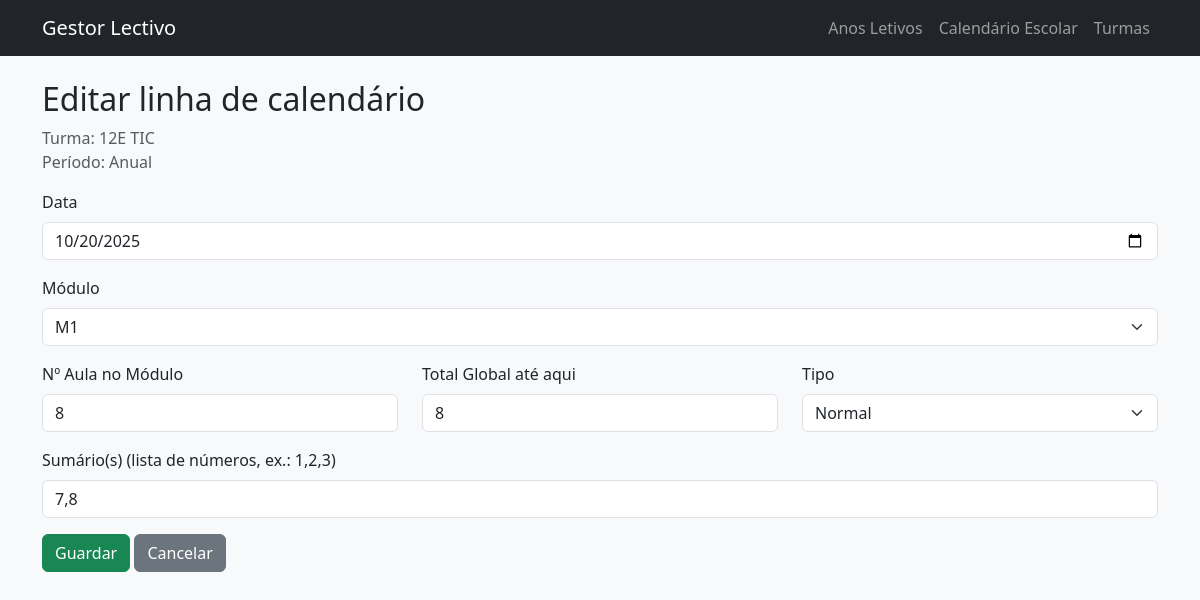
Page /turmas/1/calendario/4/edit on the committed database.
### models.py (models this page shows)
class Turma(db.Model):
    __tablename__ = "turmas"
    id = db.Column(db.Integer, primary_key=True)
    nome = db.Column(db.String(50), nullable=False)
    tipo = db.Column(db.String(20), nullable=False, default="regular")
    ano_letivo_id = db.Column(db.Integer, db.ForeignKey("anos_letivos.id"))
    ano_letivo = db.relationship("AnoLetivo", backref="turmas")
    livros_turmas = db.relationship(
        "LivroTurma",
        back_populates="turma",
        cascade="all, delete-orphan",
    )
    livros = db.relationship(
        "Livro",
        secondary=lambda: LivroTurma.__table__,
        back_populates="turmas",
    )
    carga_segunda = db.Column(db.Float, nullable=True)
    carga_terca = db.Column(db.Float, nullable=True)
    carga_quarta = db.Column(db.Float, nullable=True)
    carga_quinta = db.Column(db.Float, nullable=True)
    carga_sexta = db.Column(db.Float, nullable=True)
    turmas_disciplinas = db.relationship(
        "TurmaDisciplina",
        back_populates="turma",
        cascade="all, delete-orphan",
    )
    disciplinas = db.relationship(
        "Disciplina",
        secondary=lambda: TurmaDisciplina.__table__,
        back_populates="turmas",
    )

class Periodo(db.Model):
    __tablename__ = "periodos"
    id = db.Column(db.Integer, primary_key=True)
    nome = db.Column(db.String(100), nullable=False)
    tipo = db.Column(db.String(20), nullable=False, default="anual")
    data_inicio = db.Column(db.Date, nullable=False)
    data_fim = db.Column(db.Date, nullable=False)
    turma_id = db.Column(db.Integer, db.ForeignKey("turmas.id"), nullable=False)
    turma = db.relationship("Turma", backref="periodos")
    modulo_id = db.Column(db.Integer, db.ForeignKey("modulos.id"), nullable=True)
    modulo = db.relationship("Modulo", backref="periodos_modulares")

class CalendarioAula(db.Model):
    __tablename__ = "calendario_aulas"
    id = db.Column(db.Integer, primary_key=True)
    turma_id = db.Column(db.Integer, db.ForeignKey("turmas.id"), nullable=False)
    periodo_id = db.Column(db.Integer, db.ForeignKey("periodos.id"), nullable=False)
    data = db.Column(db.Date, nullable=False)
    weekday = db.Column(db.Integer, nullable=False)
    modulo_id = db.Column(db.Integer, db.ForeignKey("modulos.id"))
    modulo = db.relationship("Modulo")
    numero_modulo = db.Column(db.Integer)
    total_geral = db.Column(db.Integer)
    sumarios = db.Column(db.String(255))
    tipo = db.Column(db.String(50), default="normal", nullable=False)
    observacoes = db.Column(db.Text)
    sumario = db.Column(db.Text)

class Modulo(db.Model):
    __tablename__ = "modulos"
    id = db.Column(db.Integer, primary_key=True)
    turma_id = db.Column(db.Integer, db.ForeignKey("turmas.id"), nullable=False)
    nome = db.Column(db.String(255), nullable=False)
    total_aulas = db.Column(db.Integer, nullable=False)
    tolerancia = db.Column(db.Integer, nullable=False, default=2)

### app.py (the view, shortened to what this page needs)
    @app.route("/turmas/<int:turma_id>/calendario/<int:aula_id>/edit", methods=["GET", "POST"])
    def calendario_edit(turma_id, aula_id):
        turma = Turma.query.get_or_404(turma_id)
        ano = turma.ano_letivo
        if ano and ano.fechado:
            flash("Ano letivo fechado: não é possível editar o calendário.", "error")
            return redirect(url_for("turma_calendario", turma_id=turma.id))
        aula = CalendarioAula.query.get_or_404(aula_id)
        if aula.turma_id != turma.id:
            flash("Linha de calendário não pertence a esta turma.", "error")
            return redirect(url_for("turma_calendario", turma_id=turma.id))
        periodo = Periodo.query.get_or_404(aula.periodo_id)
        modulos = garantir_modulos_para_turma(turma)
        if not modulos:
            flash("Cria módulos com carga horária antes de editar linhas.", "error")
            return redirect(url_for("turma_calendario", turma_id=turma.id))
        return render_template(
            "turmas/calendario_form.html",
            titulo="Editar linha de calendário",
            turma=turma,
            periodo=periodo,
            modulos=modulos,
            aula=aula,
        )

### calendario_service.py (called while the page is built, shortened)
def garantir_modulos_para_turma(turma: Turma) -> List[Modulo]:
    modulos: List[Modulo] = (
        Modulo.query.filter_by(turma_id=turma.id).order_by(Modulo.id).all()
    )
    if modulos:
        return modulos

### templates/turmas/calendario_form.html (shortened to what this page needs)
{% extends "base.html" %}
{% block content %}
<h2>{{ titulo }}</h2>
<p class="text-muted">
  Turma: {{ turma.nome }}<br>
  Período: {{ periodo.nome or (periodo.data_inicio|string + " - " + periodo.data_fim|string) }}
</p>
<form method="post">
  <div class="mb-3">
    <label class="form-label">Data</label>
    <input type="date" name="data" class="form-control"
           value="{{ aula.data.isoformat() if aula and aula.data }}">
  </div>
  <div class="mb-3">
    <label class="form-label">Módulo</label>
    <select name="modulo_id" class="form-select" required>
      {% for m in modulos %}
        <option value="{{ m.id }}"
          {% if aula and aula.modulo_id == m.id %}selected{% endif %}>
          {{ m.nome }}
        </option>
      {% endfor %}
    </select>
  </div>
  <div class="row">
    <div class="col-md-4 mb-3">
      <label class="form-label">Nº Aula no Módulo</label>
      <input type="number" name="numero_modulo" class="form-control"
             value="{{ aula.numero_modulo if aula and aula.numero_modulo is not none else '' }}">
    </div>
    <div class="col-md-4 mb-3">
      <label class="form-label">Total Global até aqui</label>
      <input type="number" name="total_geral" class="form-control"
             value="{{ aula.total_geral if aula and aula.total_geral is not none else '' }}">
    </div>
    <div class="col-md-4 mb-3">
      <label class="form-label">Tipo</label>
      <select name="tipo" class="form-select">
        {% set valor_tipo = aula.tipo if aula else "normal" %}
        <option value="normal" {% if valor_tipo == "normal" %}selected{% endif %}>Normal</option>
      </select>
    </div>
  </div>
  <div class="mb-3">
    <label class="form-label">Sumário(s) (lista de números, ex.: 1,2,3)</label>
    <input type="text" name="sumarios" class="form-control"
           value="{{ aula.sumarios if aula and aula.sumarios else '' }}">
  </div>
  <button type="submit" class="btn btn-success">Guardar</button>
  <a href="{{ url_for('turma_calendario',
                      turma_id=turma.id,
                      periodo_id=periodo.id) }}"
     class="btn btn-secondary">
    Cancelar
  </a>
</form>
{% endblock %}

### rows in the picture
Turma: nome "12E TIC"
Periodo: nome "Anual"
CalendarioAula: data "10/20/2025", modulo_id "M1", numero_modulo "8", total_geral "8", tipo "Normal", sumarios "7,8"

### other values in the picture
{{ titulo }} "Editar linha de calendário"
